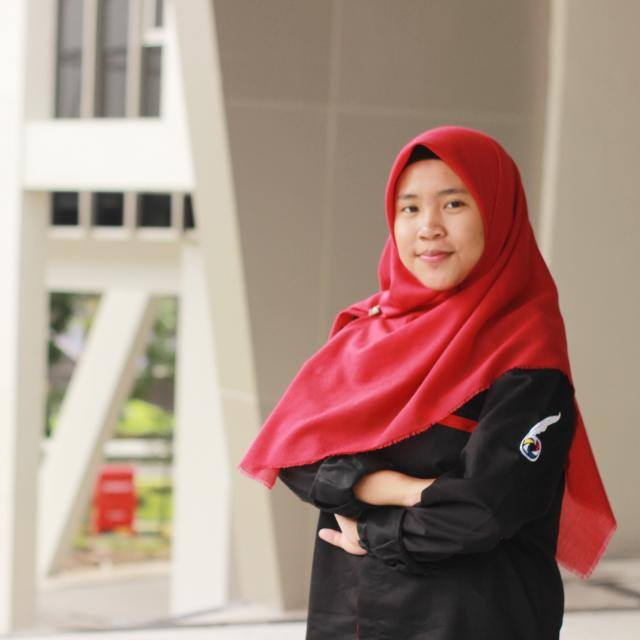
%> input picture pp.jpg, 640 x 640 px
$ octave imhistogam.m   (GNU Octave 9; MATLAB toolbox functions it lacks are replaced by stand-ins)
%> lines starting %> are read from the running program, lines starting %| are printed output that depends on the picture
close all
clear all
clc
pkg load image

input_image=imread('pp.jpg');
%> input_image is the input picture: size 640x640x3 uint8; mean R, G, B 166.4, 138.6, 127.7
greyscale_image=rgb2gray(input_image);
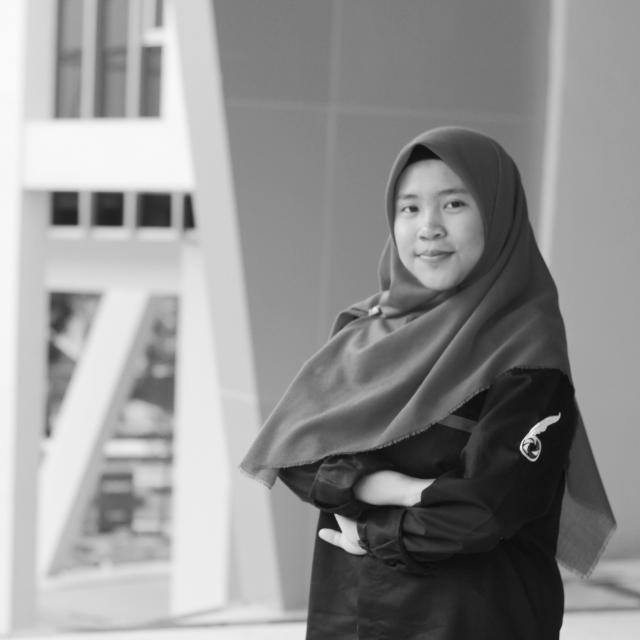
%> greyscale_image: size 640x640 uint8; min 4, max 253, mean 145.7

figure
subplot(1,2,1)
imshow(greyscale_image)

subplot(1,2,2)
imhist(greyscale_image);
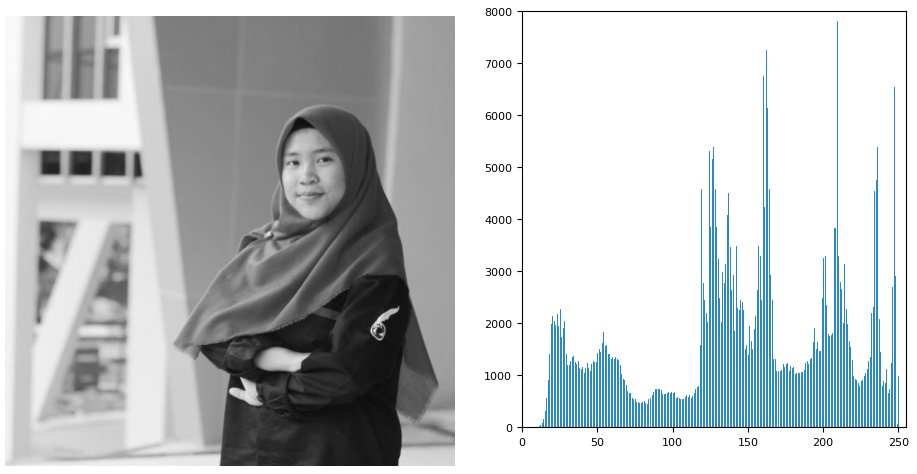
%> figure redrawn from the program's plot data, 2 panels

$ run again, with images.jpg copied over pp.jpg
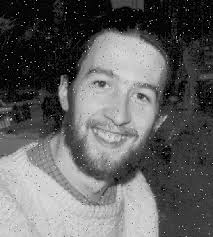
%> input picture images.jpg, 213 x 237 px
%> input_image is the input picture: size 237x213x3 uint8; min 0, max 241, mean 97.5
%> `imhist(greyscale_image);`:
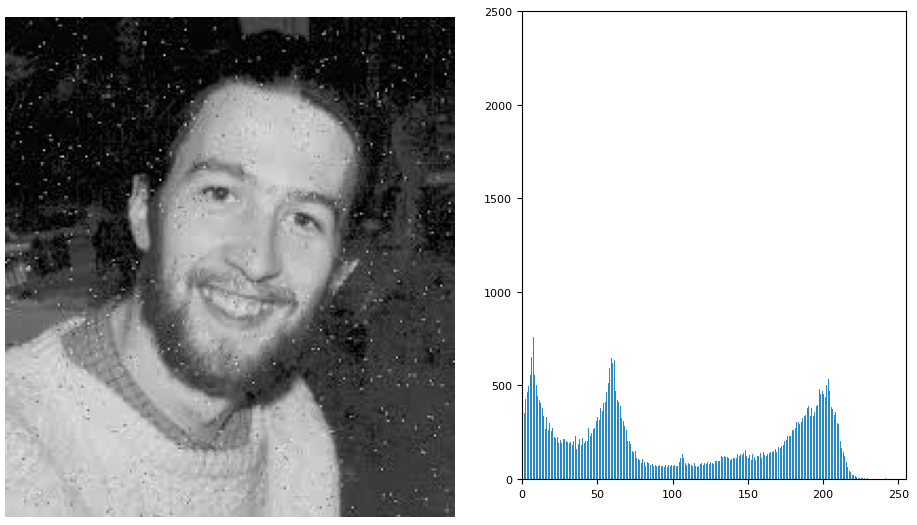
%> figure redrawn from the program's plot data, 2 panels
